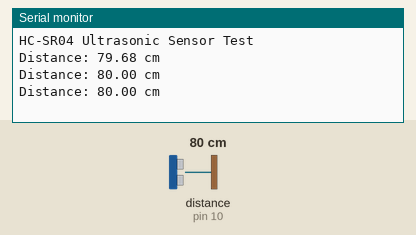
Simulated run of this sketch. Board: Arduino Uno, built with avr-gcc and run on an emulated ATmega328P. On the bench: the last lines printed to the serial monitor. Wiring (inferred from the names in the program): ultrasonic range finder: trigger pin 9; echo pin 10. The inputs (shaded band) are chosen by the test bench; at power-on: distance to the obstacle (sensor on pin 10) 80 cm. The echo pulse lasts 58.3 µs per cm.

Above: at 1.3 s.
1.4 s: distance to the obstacle (sensor on pin 10) set to 2 cm
At 1.9 s:
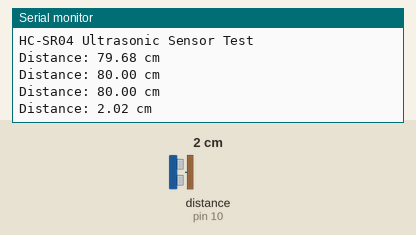
2.9 s: distance to the obstacle (sensor on pin 10) set to 4 cm
At 3.4 s:
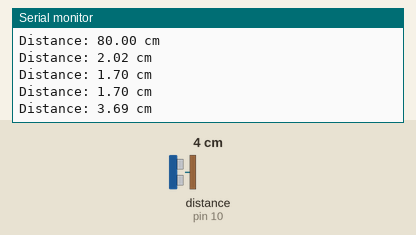
Timing chart, 0 to 5.9 s (numbered marks = the images above; inputs shaded):
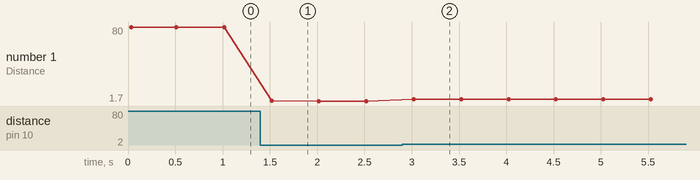

Measured:
- after the input at 1.4 s, the serial monitor: prints a new line after 0.12 s (image 1)
- after the input at 2.9 s, the serial monitor: prints a new line after 0.12 s (image 2)
- plotted number 1: 80 → 1.7 after the input at 1.4 s, 1.7 → 3.69 after the input at 2.9 s

The sketch:

ultrasonic_distance.ino
```cpp
const int trigPin = 9;
const int echoPin = 10;

long duration;
float distanceCm;

void setup() {
  Serial.begin(9600);

  pinMode(trigPin, OUTPUT);
  pinMode(echoPin, INPUT);

  Serial.println("HC-SR04 Ultrasonic Sensor Test");
}

void loop() {
  // Clear TRIG pin
  digitalWrite(trigPin, LOW);
  delayMicroseconds(2);

  // Send 10 µs pulse
  digitalWrite(trigPin, HIGH);
  delayMicroseconds(10);
  digitalWrite(trigPin, LOW);

  // Read ECHO pulse
  duration = pulseIn(echoPin, HIGH);

  // Calculate distance
  distanceCm = duration * 0.0343 / 2;

  Serial.print("Distance: ");
  Serial.print(distanceCm);
  Serial.println(" cm");

  delay(500);
}
```
